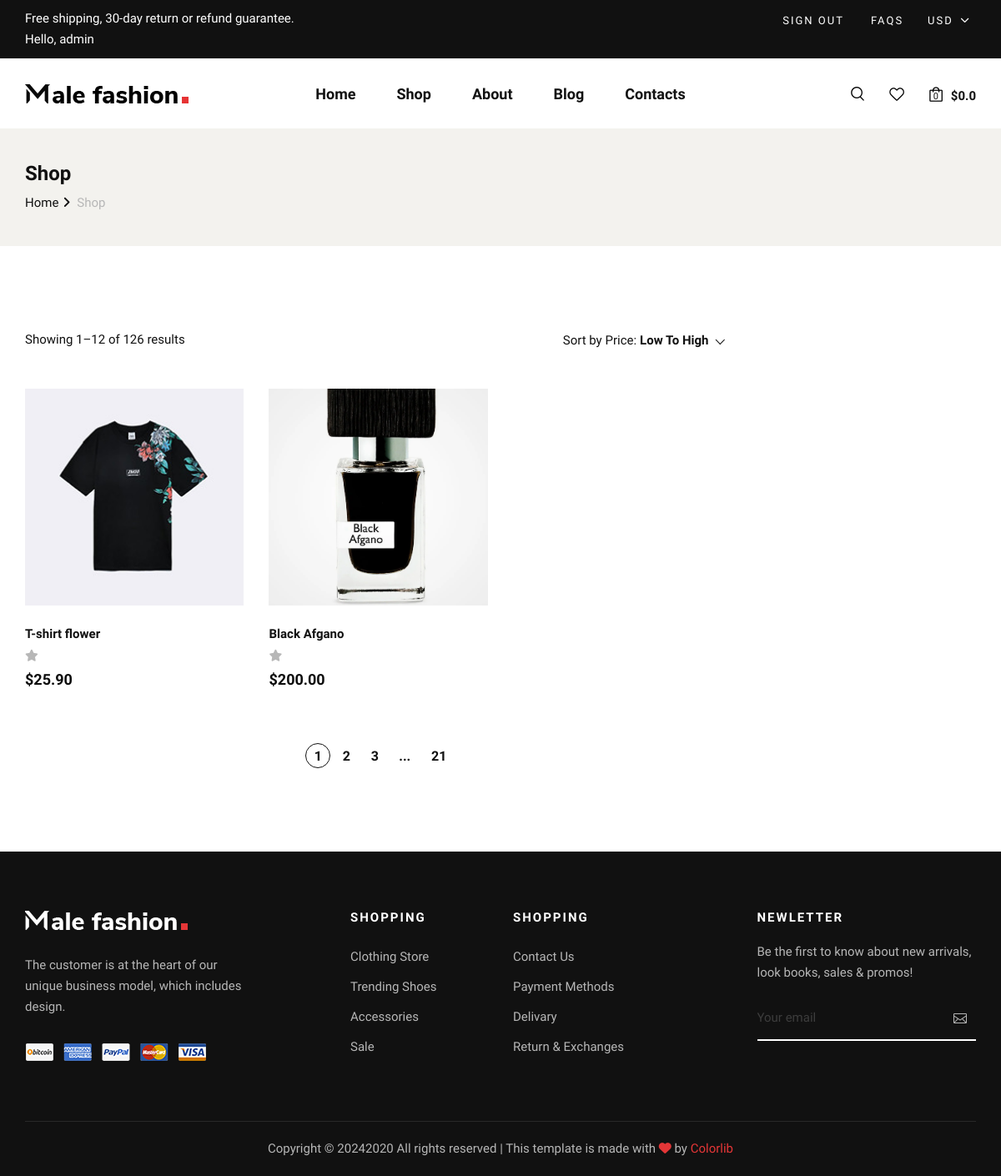
The page /products/wishlist/ (signed in) on the database its author committed.
### products/models.py (models this page shows, shortened)
class WishlistModel(models.Model):
    user = models.ForeignKey(User, on_delete=models.CASCADE)
    product = models.ForeignKey(ProductModel, on_delete=models.CASCADE)
    created_at = models.DateTimeField(auto_now_add=True)
    class Meta:
        verbose_name = "Wishlist"
        verbose_name_plural = "Wishlists"
        unique_together = ['user', 'product']

class ProductModel(models.Model):
    name = models.CharField(max_length=36)
    description = models.TextField()
    price = models.DecimalField(max_digits=8, decimal_places=2)
    image = models.ImageField(upload_to='products/')
    rating = models.PositiveIntegerField(default=1, validators=[rating_value_validate])
    discount = models.PositiveIntegerField(default=0)
    category = models.ForeignKey(CategoryModel, on_delete=models.CASCADE, related_name="products")
    brand = models.ForeignKey(BrandModel, on_delete=models.CASCADE)
    sizes = models.ManyToManyField(SizeModel)
    colors = models.ManyToManyField(ColorModel)
    tags = models.ManyToManyField(TagModel)
    created_at = models.DateTimeField(auto_now_add=True)
    updated_at = models.DateTimeField(auto_now=True)
    class Meta:
        verbose_name = "Product"
        verbose_name_plural = "Products"

### products/views.py (the view)
# urls.py: path('wishlist/', WishlistPageView.as_view(), name="wishlist"),
class WishlistPageView(ListView):
    template_name = 'wishlist.html'
    model = WishlistModel
    context_object_name = "wishlists"
    def get_queryset(self):
        return WishlistModel.objects.filter(user=self.request.user)

### products/templatetags/my_tags.py (called while the page is built)
@register.filter(name="in_wishlist")
def in_wishlist(user, product):
    return WishlistModel.objects.filter(user=user, product=product).exists()

@register.simple_tag
def get_cart_info(request):
    cart = request.session.get("cart", [])
    if not cart:
        return 0, 0.0
    quantity, total_price = len(cart), ProductModel.get_from_cart(cart).aggregate(Sum("price"))['price__sum']
    return quantity, "{:.2f}".format(total_price)

### templates/wishlist.html (shortened to what this page needs)
{% extends 'layouts/base.html' %}
{% block content %}
{% load static %}
{% load my_tags %}
    <section class="breadcrumb-option">
        <div class="container">
            <div class="row">
                <div class="col-lg-12">
                    <div class="breadcrumb__text">
                        <h4>Shop</h4>
                        <div class="breadcrumb__links">
                            <a href="./index.html">Home</a>
                            <span>Shop</span>
                        </div>
                    </div>
                </div>
            </div>
        </div>
    </section>
    <section class="shop spad">
        <div class="container">
            <div class="row">
                <div class="col-lg-9">
                    <div class="shop__product__option">
                        <div class="row">
                            <div class="col-lg-6 col-md-6 col-sm-6">
                                <div class="shop__product__option__left">
                                    <p>Showing 1–12 of 126 results</p>
                                </div>
                            </div>
                            <div class="col-lg-6 col-md-6 col-sm-6">
                                <div class="shop__product__option__right">
                                    <p>Sort by Price:</p>
                                </div>
                            </div>
                        </div>
                    </div>
                    <div class="row">
                        {% for wishlist in wishlists %}
                        <div class="col-lg-4 col-md-6 col-sm-6">
                            <div class="product__item">
                                <div class="product__item__pic set-bg" data-setbg="{{ wishlist.product.image.url }}">
                                </div>
                                <div class="product__item__text">
                                    <h6>{{ wishlist.product.name }}</h6>
                                    <div class="rating">
                                            <i class="fa fa-star-o"></i>
                                    </div>
                                    <h5>${{ wishlist.product.price }}</h5>
                                </div>
                            </div>
                        </div>
                        {% endfor %}
                    </div>
                    <div class="row">
                        <div class="col-lg-12">
                            <div class="product__pagination">
                                <a class="active" href="#">1</a>
                                <a href="#">2</a>
                                <a href="#">3</a>
                                <span>...</span>
                                <a href="#">21</a>
                            </div>
                        </div>
                    </div>
                </div>
            </div>
        </div>
    </section>
{% endblock %}

### templates/layouts/header.html (shortened to what this page needs)
{% load my_tags %}
{% load static %}
<header class="header">
    <div class="header__top">
        <div class="container">
            <div class="row">
                <div class="col-lg-6 col-md-7">
                    <div class="header__top__left">
                        <p>Free shipping, 30-day return or refund guarantee.</p>
                        {% if request.user.is_authenticated %}
                            <p>Hello, {{ request.user.username }}</p>
                        {% else %}
                            <p>Hello, who are you ?</p>
                        {% endif %}
                    </div>
                </div>
                <div class="col-lg-6 col-md-5">
                    <div class="header__top__right">
                        <div class="header__top__links">
                            {% if request.user.is_authenticated %}
                                <a href="{% url 'users:signout' %}">Sign out</a>
                            {% else %}
                                <a href="{% url 'users:signin' %}">Sign in</a>
                            {% endif %}
                            <a href="#">FAQs</a>
                        </div>
                        <div class="header__top__hover">
                            <span>Usd <i class="arrow_carrot-down"></i></span>
                        </div>
                    </div>
                </div>
            </div>
        </div>
    </div>
    <div class="container">
        <div class="row">
            <div class="col-lg-3 col-md-3">
                <div class="header__logo">
                    <a href="{% url 'pages:home' %}"><img src="{% static 'img/logo.png' %}" alt=""></a>
                </div>
            </div>
            <div class="col-lg-6 col-md-6">
                <nav class="header__menu mobile-menu">
                    <ul>
                        <li class="{% if request.path == '/' %} active {% endif %}"><a href="{% url 'pages:home' %}">Home</a></li>
                        <li class="{% if request.path == '/shop/' %} active {% endif %}"><a href="{% url 'pages:shop' %}">Shop</a></li>
                        <li class="{% if request.path == '/about/' %} active {% endif %}"><a href="{% url 'pages:about' %}">About</a></li>
                        <li class="{% if request.path == '/blog/' %} active {% endif %}"><a href="{% url 'pages:blog' %}">Blog</a></li>
                        <li class="{% if request.path == '/contact/' %} active {% endif %}"><a href="{% url 'pages:contact' %}">Contacts</a></li>
                    </ul>
                </nav>
            </div>
            <div class="col-lg-3 col-md-3">
                <div class="header__nav__option">
                    <a href="#" class="search-switch"><img src="{% static 'img/icon/search.png' %}" alt=""></a>
                    <a href="{% url 'products:wishlist' %}"><img src="{% static 'img/icon/heart.png' %}" alt=""></a>
                    {% get_cart_info request as cart_info %}
                    <a href="{% url 'pages:cart' %}"><img src="{% static 'img/icon/cart.png' %}" alt=""><span>{{ cart_info.0 }}</span></a>
                    <div class="price">${{ cart_info.1 }}</div>
                </div>
            </div>
        </div>
    </div>
</header>

### static/css/style.css (style rules this page uses)
html, body { height: 100%; font-family: "Nunito Sans", sans-serif; -webkit-font-smoothing: antialiased; }
h1, h2, h3, h4, h5, h6 { margin: 0; color: #111111; font-weight: 400; font-family: "Nunito Sans", sans-serif; }
h4 { font-size: 24px; }
h5 { font-size: 18px; }
h6 { font-size: 16px; }
p { font-size: 15px; font-family: "Nunito Sans", sans-serif; color: #3d3d3d; font-weight: 400; line-height: 25px; margin: 0 0 15px 0; }
img { max-width: 100%; }
ul, ol { padding: 0; margin: 0; }
.set-bg { background-repeat: no-repeat; background-size: cover; background-position: top center; }
.spad { padding-top: 100px; padding-bottom: 100px; }
.header { background: #ffffff; }
.header__top { background: #111111; padding: 10px 0; }
.header__top__left p { color: #ffffff; margin-bottom: 0; }
.header__top__right { text-align: right; }
.header__top__links { display: inline-block; margin-right: 25px; }
.header__top__links a { color: #ffffff; font-size: 13px; text-transform: uppercase; letter-spacing: 2px; margin-right: 28px; display: inline-block; }
.header__top__links a:last-child { margin-right: 0; }
.header__top__hover { display: inline-block; position: relative; }
.header__top__hover span { color: #ffffff; font-size: 13px; text-transform: uppercase; letter-spacing: 2px; display: inline-block; cursor: pointer; }
.header__top__hover span i { font-size: 20px; position: relative; top: 3px; right: 2px; }
.header__logo { padding: 30px 0; }
.header__logo a { display: inline-block; }
.header__menu { text-align: center; padding: 26px 0 25px; }
.header__menu ul li { list-style: none; display: inline-block; margin-right: 45px; position: relative; }
.header__menu ul li:last-child { margin-right: 0; }
.header__menu ul li a { font-size: 18px; color: #111111; display: block; font-weight: 600; position: relative; padding: 3px 0; }
.header__menu ul li a:after { position: absolute; left: 0; bottom: 0; width: 100%; height: 2px; background: #e53637; content: ""; -webkit-transition: all, 0.5s; -o-transition: all, 0.5s; transition: all, 0.5s; -webkit-transform: scale(0); -ms-transform: scale(0); transform: scale(0); }
.header__nav__option { text-align: right; padding: 30px 0; }
.header__nav__option a { display: inline-block; margin-right: 26px; position: relative; }
.header__nav__option a span { color: #0d0d0d; font-size: 11px; position: absolute; left: 5px; top: 8px; }
.header__nav__option .price { font-size: 15px; color: #111111; font-weight: 700; display: inline-block; margin-left: -20px; position: relative; top: 3px; }
.product__item { overflow: hidden; margin-bottom: 40px; }
.product__item__pic { height: 260px; position: relative; background-position: center center; }
.product__item__text { padding-top: 25px; position: relative; }
.product__item__text h6 { color: #111111; font-size: 15px; font-weight: 600; margin-bottom: 5px; -webkit-transition: all, 0.3s; -o-transition: all, 0.3s; transition: all, 0.3s; }
.product__item__text .rating { margin-bottom: 6px; }
.product__item__text .rating i { font-size: 14px; color: #b7b7b7; margin-right: -5px; }
.product__item__text h5 { color: #0d0d0d; font-weight: 700; }
.shop__product__option { margin-bottom: 45px; }
.shop__product__option p { color: #111111; margin-bottom: 0; }
.shop__product__option__right { text-align: right; }
.shop__product__option__right p { display: inline-block; margin-bottom: 0; }
.product__pagination { padding-top: 25px; text-align: center; }
.product__pagination a { display: inline-block; font-size: 16px; font-weight: 700; color: #111111; height: 30px; width: 30px; border: 1px solid transparent; border-radius: 50%; line-height: 30px; text-align: center; }
.product__pagination a.active { border-color: #111111; }
.product__pagination span { display: inline-block; font-size: 16px; font-weight: 700; color: #111111; padding-left: 10px; padding-right: 15px; }
.breadcrumb-option { background: #f3f2ee; padding: 40px 0; }
.breadcrumb__text h4 { color: #111111; font-weight: 700; margin-bottom: 8px; }
.breadcrumb__links a { font-size: 15px; color: #111111; margin-right: 18px; display: inline-block; position: relative; }
.breadcrumb__links a:after { position: absolute; right: -14px; top: 0; content: ""; font-family: "FontAwesome"; }
.breadcrumb__links span { font-size: 15px; color: #b7b7b7; display: inline-block; }
@media only screen and (min-width: 1200px) { .container { max-width: 1170px; } }

### rows shown on the page
WishlistModel: shows a picture, product.name "T-shirt flower", product.price "25.90"
WishlistModel: shows a picture, product.name "Black Afgano", product.price "200.00"

### other values the page prints
{{ request.user.username }} "admin"
{{ cart_info.0 }} "0"
{{ cart_info.1 }} "0.0"
